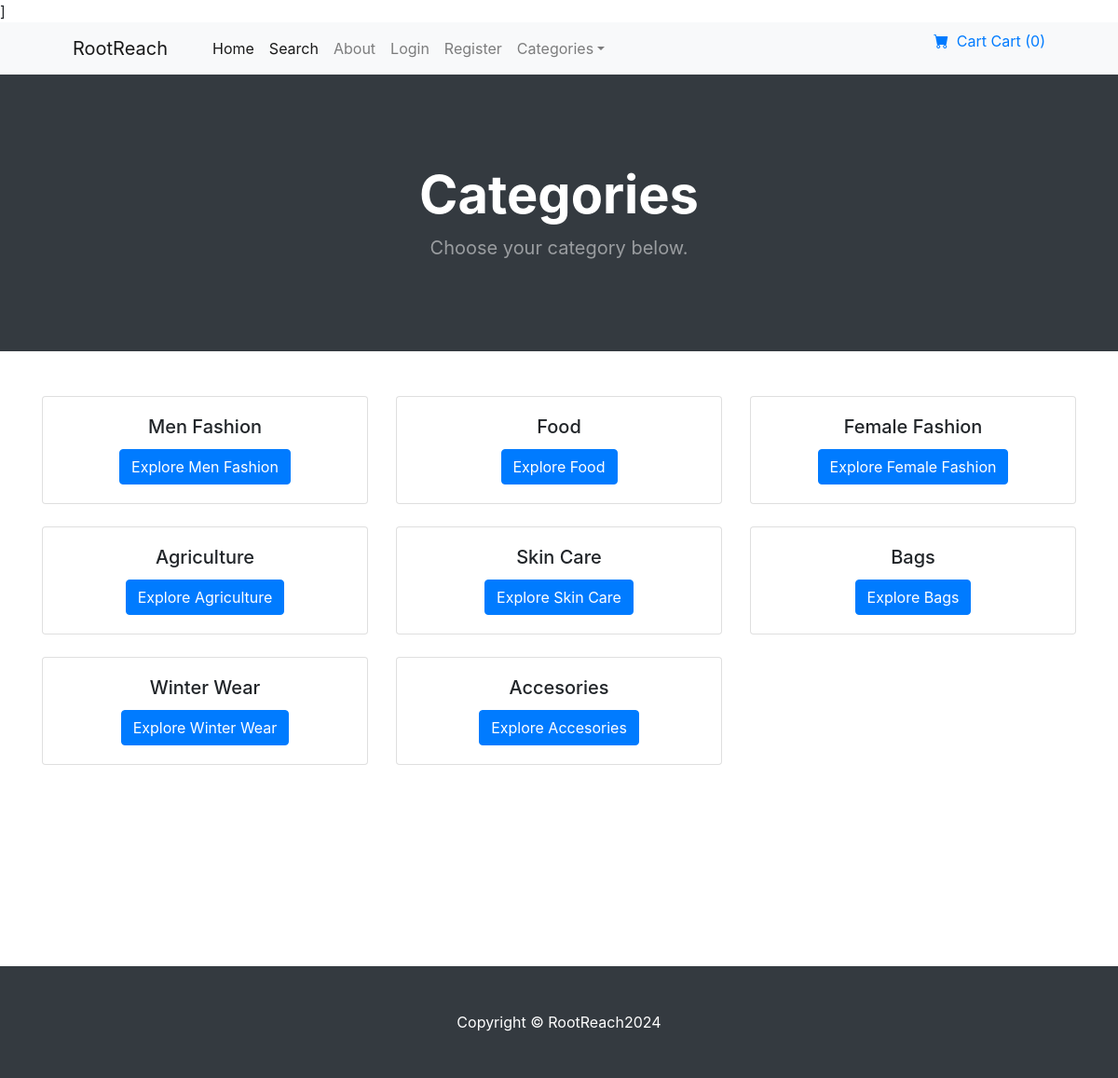
The app's page /category_summary/ with its own data.
### products/models.py (models this page shows)
class Category(models.Model):
    name = models.CharField(max_length=50)
    def __str__(self):
        return self.name
    class Meta:
        verbose_name_plural = 'Categories'

### RootReach/views.py (the view)
# urls.py: path('category_summary/',views.category_summary, name='category_summary'),
def category_summary(request):
    categories = Category.objects.all()
    return render(request,'category_summary.html',{"categories":categories})

### cart/context_processors.py (called while the page is built)
def cart_quantity(request):
    if request.user.is_authenticated:
        cart = Cart(request)
        return {'cart_quantity': len(cart)}
    return {'cart_quantity': 0}

### templates/category_summary.html
{% extends 'base.html' %}
{% block content %}
<header class="bg-dark py-5">
    <div class="container px-4 px-lg-5 my-5">
        <div class="text-center text-white">
            <h1 class="display-4 fw-bolder">Categories</h1>
            <p class="lead fw-normal text-white-50 mb-0">Choose your category below.</p>
        </div>
    </div>
</header>
<br/><br/>
<div class="container">
    <div class="row">
        {% for category in categories %}
            <div class="col-md-4 mb-4">
                <div class="card text-center">
                    <div class="card-body">
                        <h5 class="card-title">{{ category }}</h5>
                        <a href="{% url 'category_summary' category %}" class="btn btn-primary">Explore {{ category }}</a>
                    </div>
                </div>
            </div>
        {% empty %}
            <div class="text-center">
                <p>No categories available.</p>
            </div>
        {% endfor %}
    </div>
</div>
{% endblock %}

### records on screen
Category: name "Men Fashion"
Category: name "Food"
Category: name "Female Fashion"
Category: name "Agriculture"
Category: name "Skin Care"
Category: name "Bags"
Category: name "Winter Wear"
Category: name "Accesories"

### other values on screen
{{ cart_quantity }} "0"
